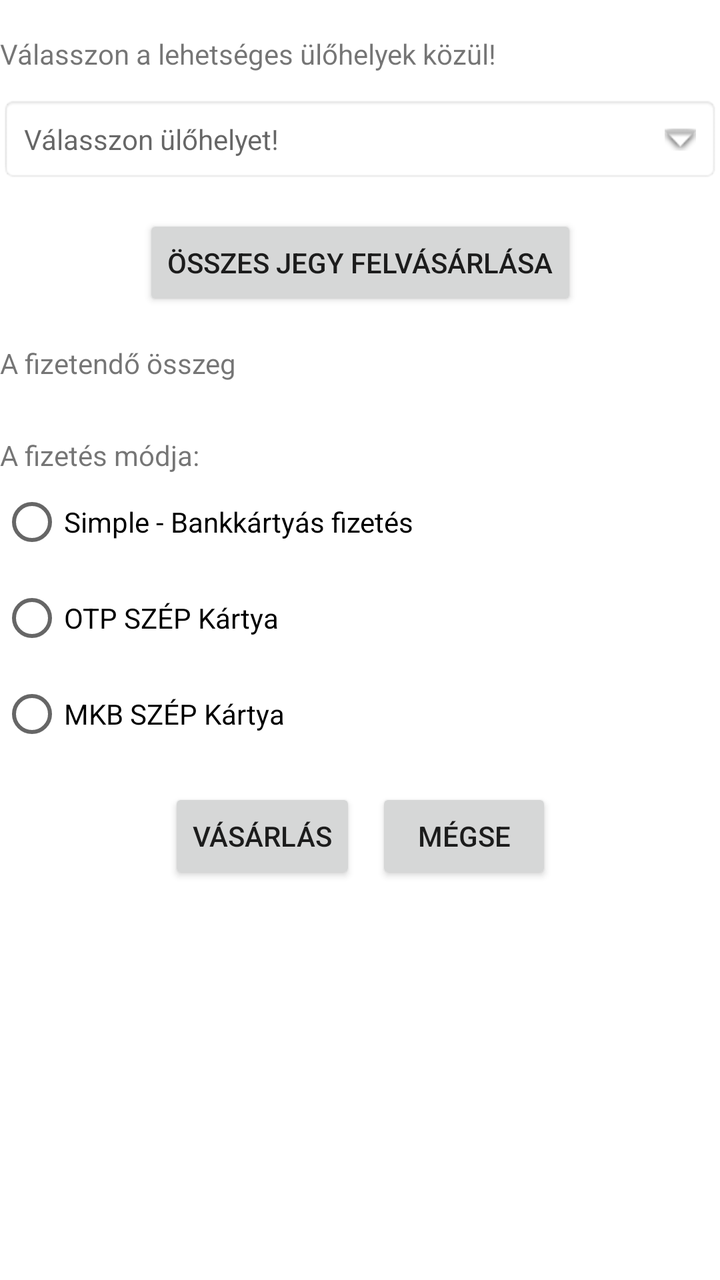
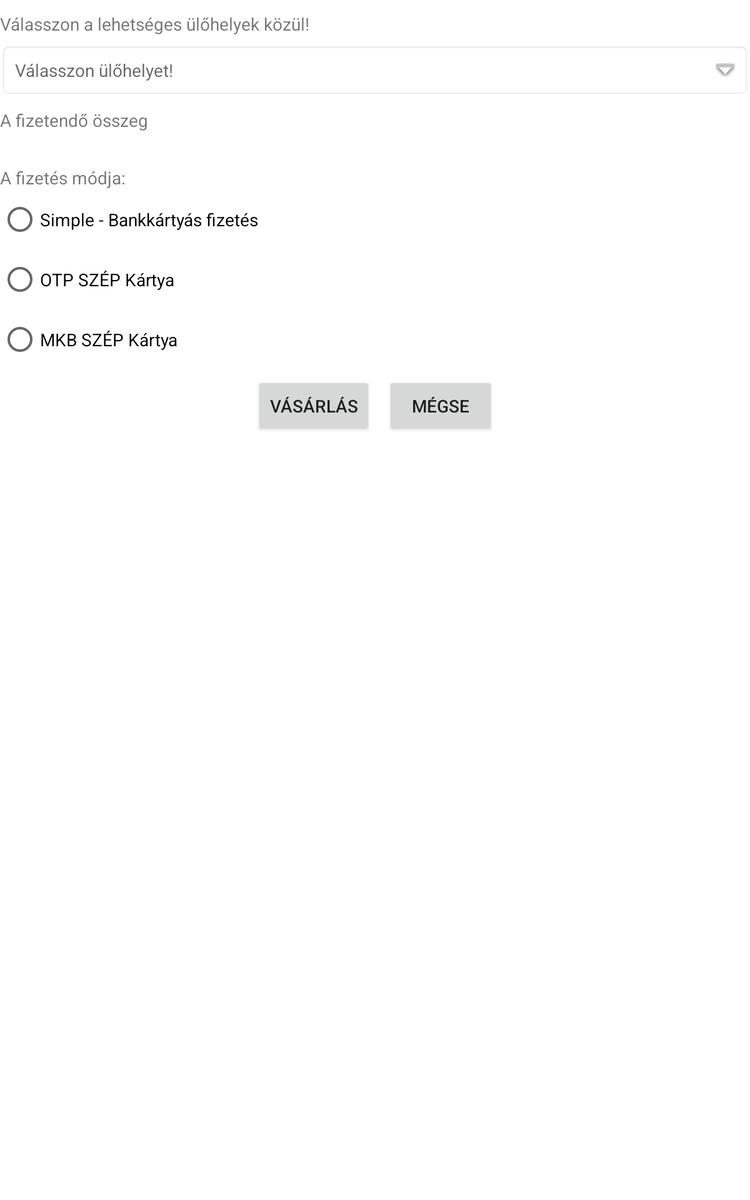

Two renders of one Android screen. The first uses the default layout on a phone; the second uses the alternative layout the repository ships for a different screen configuration, on a matching device. The two XML files are below.
<!-- AndroidManifest.xml: application theme Theme.TicketBooking -->
<!-- res/layout/activity_seat_booking.xml -->
<?xml version="1.0" encoding="utf-8"?>
<androidx.constraintlayout.widget.ConstraintLayout xmlns:android="http://schemas.android.com/apk/res/android"
    xmlns:app="http://schemas.android.com/apk/res-auto"
    xmlns:tools="http://schemas.android.com/tools"
    android:layout_width="match_parent"
    android:layout_height="match_parent"
    android:layout_marginRight="@dimen/default_margin"
    android:layout_marginLeft="@dimen/default_margin"
    tools:context=".SeatBookingActivity"
    android:scrollbars="vertical"
    >

    <TextView
        android:id="@+id/chooseSeatText"
        android:layout_width="match_parent"
        android:layout_height="wrap_content"
        android:text="Válasszon a lehetséges ülőhelyek közül!"
        app:layout_constraintBottom_toBottomOf="parent"
        app:layout_constraintEnd_toEndOf="parent"
        app:layout_constraintHorizontal_bias="0.0"
        app:layout_constraintStart_toStartOf="parent"
        app:layout_constraintTop_toTopOf="parent"
        app:layout_constraintVertical_bias="0.028" />


    <TextView
        android:id="@+id/chooseSeatTextView"
        android:layout_width="match_parent"
        android:layout_height="wrap_content"
        android:layout_centerInParent="true"
        android:background="@android:drawable/editbox_background"
        android:drawableRight="@android:drawable/arrow_down_float"
        android:drawablePadding="16dp"
        android:hint="Válasszon ülőhelyet!"
        android:padding="12dp"
        app:layout_constraintBottom_toBottomOf="parent"
        app:layout_constraintStart_toStartOf="parent"
        app:layout_constraintEnd_toEndOf="parent"
        app:layout_constraintTop_toBottomOf="@+id/chooseSeatText"
        app:layout_constraintVertical_bias="0.021" />

    <Button
        android:id="@+id/buyAll"
        android:layout_width="wrap_content"
        android:layout_height="wrap_content"
        android:layout_margin="5dp"
        android:onClick="buyAll"
        android:text="Összes jegy felvásárlása"
        app:cornerRadius="0dp"
        app:layout_constraintBottom_toBottomOf="parent"
        app:layout_constraintEnd_toEndOf="parent"
        app:layout_constraintStart_toStartOf="parent"
        app:layout_constraintTop_toBottomOf="@+id/chooseSeatTextView"
        app:layout_constraintVertical_bias="0.023" />

    <TextView
        android:id="@+id/priceTextWarning"
        android:layout_width="match_parent"
        android:layout_height="wrap_content"
        android:text="A fizetendő összeg"
        app:layout_constraintBottom_toBottomOf="parent"
        app:layout_constraintEnd_toEndOf="parent"
        app:layout_constraintHorizontal_bias="0.0"
        app:layout_constraintStart_toStartOf="parent"
        app:layout_constraintTop_toBottomOf="@+id/buyAll"
        app:layout_constraintVertical_bias="0.036"
        android:onClick="buyAll"/>

    <TextView
        android:id="@+id/priceText"
        android:layout_width="match_parent"
        android:layout_height="wrap_content"
        android:text=""
        android:textColor="#710202"
        android:textSize="20dp"
        app:layout_constraintBottom_toBottomOf="parent"
        app:layout_constraintEnd_toEndOf="parent"
        app:layout_constraintHorizontal_bias="0.0"
        app:layout_constraintStart_toStartOf="parent"
        app:layout_constraintTop_toBottomOf="@+id/priceTextWarning"
        app:layout_constraintVertical_bias="0.0" />
    <TextView
        android:id="@+id/payText"
        android:layout_width="match_parent"
        android:layout_height="wrap_content"
        android:text="@string/Payment"
        app:layout_constraintBottom_toBottomOf="parent"
        app:layout_constraintEnd_toEndOf="parent"
        app:layout_constraintHorizontal_bias="0.0"
        app:layout_constraintStart_toStartOf="parent"
        app:layout_constraintTop_toBottomOf="@+id/priceText"
        app:layout_constraintVertical_bias="0.0" />

    <RadioGroup
        android:id="@+id/paySpinner"
        android:layout_width="wrap_content"
        android:layout_height="wrap_content"
        app:layout_constraintEnd_toEndOf="parent"
        app:layout_constraintHorizontal_bias="0.0"
        app:layout_constraintStart_toStartOf="parent"
        app:layout_constraintTop_toBottomOf="@+id/payText"
        app:layout_constraintVertical_bias="0.0"
        >
        <RadioButton
            android:layout_width="wrap_content"
            android:layout_height="wrap_content"
            android:text="Simple - Bankkártyás fizetés"/>
        <RadioButton
            android:layout_width="wrap_content"
            android:layout_height="wrap_content"
            android:text="OTP SZÉP Kártya"/>
        <RadioButton
            android:layout_width="wrap_content"
            android:layout_height="wrap_content"
            android:text="MKB SZÉP Kártya"/>
    </RadioGroup>

    <LinearLayout
        android:layout_width="wrap_content"
        android:layout_height="wrap_content"
        android:layout_centerHorizontal="true"
        app:layout_constraintBottom_toBottomOf="parent"
        app:layout_constraintEnd_toEndOf="parent"
        app:layout_constraintStart_toStartOf="parent"
        app:layout_constraintTop_toBottomOf="@+id/paySpinner"
        app:layout_constraintVertical_bias="0.04">

        <Button
            android:id="@+id/buy_ticket"
            android:layout_width="wrap_content"
            android:layout_height="wrap_content"
            android:layout_margin="5dp"
            android:text="@string/buy"
            app:cornerRadius="0dp"
            android:onClick="buyTicket"/>


        <Button
            android:id="@+id/cancel"
            android:layout_width="wrap_content"
            android:layout_height="wrap_content"
            android:layout_margin="5dp"
            android:text="@string/nope"
            android:onClick="nope"
            app:cornerRadius="0dp" />
    </LinearLayout>

</androidx.constraintlayout.widget.ConstraintLayout>
<!-- resources referenced by this layout -->
<resources>
  <string name="Payment">A fizetés módja:</string>
  <string name="buy">Vásárlás</string>
  <string name="nope">Mégse</string>
  <style name="Theme.TicketBooking" parent="Theme.MaterialComponents.DayNight.DarkActionBar">
          
          <item name="colorPrimary">@color/burgundy</item>
          <item name="colorPrimaryVariant">#FF4C4C</item>
          <item name="colorOnPrimary">@color/white</item>
          
          <item name="colorSecondary">@color/teal_200</item>
          <item name="colorSecondaryVariant">@color/teal_700</item>
          <item name="colorOnSecondary">@color/black</item>
          
          <item name="android:statusBarColor" tools:targetApi="l">?attr/colorPrimaryVariant</item>
          
      </style>
  <color name="burgundy">#A10303</color>
  <color name="white">#FFFFFFFF</color>
  <color name="teal_200">#FF03DAC5</color>
  <color name="teal_700">#FF018786</color>
  <color name="black">#FF000000</color>
</resources>
<!-- res/layout-sw600dp/activity_seat_booking.xml (the author's variant of the layout above) -->
<!-- drawn on a 7-inch tablet held upright -->
<?xml version="1.0" encoding="utf-8"?>
<ScrollView xmlns:android="http://schemas.android.com/apk/res/android"
    android:layout_width="fill_parent"
    android:layout_height="fill_parent"
    >
    <androidx.constraintlayout.widget.ConstraintLayout xmlns:android="http://schemas.android.com/apk/res/android"
        xmlns:app="http://schemas.android.com/apk/res-auto"
        xmlns:tools="http://schemas.android.com/tools"
        android:layout_width="match_parent"
        android:layout_height="match_parent"
        android:layout_marginRight="@dimen/default_margin"
        android:layout_marginLeft="@dimen/default_margin"
        tools:context=".SeatBookingActivity"
        android:scrollbars="vertical"
        >

        <TextView
            android:id="@+id/chooseSeatText"
            android:layout_width="match_parent"
            android:layout_height="wrap_content"
            android:text="Válasszon a lehetséges ülőhelyek közül!"
            app:layout_constraintBottom_toBottomOf="parent"
            app:layout_constraintEnd_toEndOf="parent"
            app:layout_constraintHorizontal_bias="0.0"
            app:layout_constraintStart_toStartOf="parent"
            app:layout_constraintTop_toTopOf="parent"
            app:layout_constraintVertical_bias="0.028" />


        <TextView
            android:id="@+id/chooseSeatTextView"
            android:layout_width="match_parent"
            android:layout_height="wrap_content"
            android:layout_centerInParent="true"
            android:background="@android:drawable/editbox_background"
            android:drawableRight="@android:drawable/arrow_down_float"
            android:drawablePadding="16dp"
            android:hint="Válasszon ülőhelyet!"
            android:padding="12dp"
            app:layout_constraintBottom_toBottomOf="parent"
            app:layout_constraintStart_toStartOf="parent"
            app:layout_constraintEnd_toEndOf="parent"
            app:layout_constraintTop_toBottomOf="@+id/chooseSeatText"
            app:layout_constraintVertical_bias="0.021" />

        <TextView
            android:id="@+id/priceTextWarning"
            android:layout_width="match_parent"
            android:layout_height="wrap_content"
            android:text="A fizetendő összeg"
            app:layout_constraintBottom_toBottomOf="parent"
            app:layout_constraintEnd_toEndOf="parent"
            app:layout_constraintHorizontal_bias="0.0"
            app:layout_constraintStart_toStartOf="parent"
            app:layout_constraintTop_toBottomOf="@+id/chooseSeatTextView"
            app:layout_constraintVertical_bias="0.036"
            android:onClick="buyAll"/>

        <TextView
            android:id="@+id/priceText"
            android:layout_width="match_parent"
            android:layout_height="wrap_content"
            android:text=""
            android:textColor="#710202"
            android:textSize="20dp"
            app:layout_constraintBottom_toBottomOf="parent"
            app:layout_constraintEnd_toEndOf="parent"
            app:layout_constraintHorizontal_bias="0.0"
            app:layout_constraintStart_toStartOf="parent"
            app:layout_constraintTop_toBottomOf="@+id/priceTextWarning"
            app:layout_constraintVertical_bias="0.0" />
        <TextView
            android:id="@+id/payText"
            android:layout_width="match_parent"
            android:layout_height="wrap_content"
            android:text="@string/Payment"
            app:layout_constraintBottom_toBottomOf="parent"
            app:layout_constraintEnd_toEndOf="parent"
            app:layout_constraintHorizontal_bias="0.0"
            app:layout_constraintStart_toStartOf="parent"
            app:layout_constraintTop_toBottomOf="@+id/priceText"
            app:layout_constraintVertical_bias="0.0" />

        <RadioGroup
            android:id="@+id/paySpinner"
            android:layout_width="wrap_content"
            android:layout_height="wrap_content"
            app:layout_constraintEnd_toEndOf="parent"
            app:layout_constraintHorizontal_bias="0.0"
            app:layout_constraintStart_toStartOf="parent"
            app:layout_constraintTop_toBottomOf="@+id/payText"
            app:layout_constraintVertical_bias="0.0"
            >
            <RadioButton
                android:layout_width="wrap_content"
                android:layout_height="wrap_content"
                android:text="Simple - Bankkártyás fizetés"/>
            <RadioButton
                android:layout_width="wrap_content"
                android:layout_height="wrap_content"
                android:text="OTP SZÉP Kártya"/>
            <RadioButton
                android:layout_width="wrap_content"
                android:layout_height="wrap_content"
                android:text="MKB SZÉP Kártya"/>
        </RadioGroup>

        <LinearLayout
            android:layout_width="wrap_content"
            android:layout_height="wrap_content"
            android:layout_centerHorizontal="true"
            app:layout_constraintBottom_toBottomOf="parent"
            app:layout_constraintEnd_toEndOf="parent"
            app:layout_constraintStart_toStartOf="parent"
            app:layout_constraintTop_toBottomOf="@+id/paySpinner"
            app:layout_constraintVertical_bias="0.04">

            <Button
                android:id="@+id/buy_ticket"
                android:layout_width="wrap_content"
                android:layout_height="wrap_content"
                android:layout_margin="5dp"
                android:text="@string/buy"
                app:cornerRadius="0dp"
                android:onClick="buyTicket"/>


            <Button
                android:id="@+id/cancel"
                android:layout_width="wrap_content"
                android:layout_height="wrap_content"
                android:layout_margin="5dp"
                android:text="@string/nope"
                android:onClick="nope"
                app:cornerRadius="0dp" />
        </LinearLayout>

    </androidx.constraintlayout.widget.ConstraintLayout>
</ScrollView>
